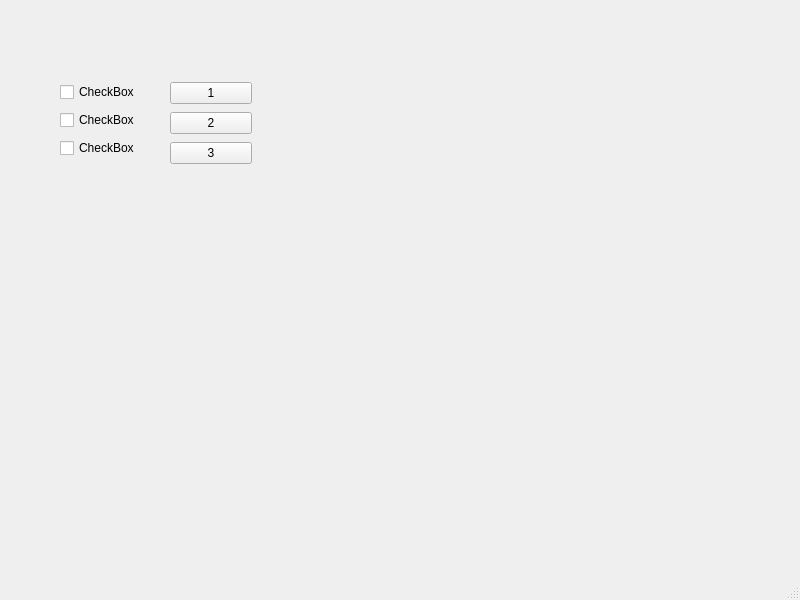
<?xml version="1.0" encoding="UTF-8"?>
<ui version="4.0">
 <class>MainWindow</class>
 <widget class="QMainWindow" name="MainWindow">
  <property name="geometry">
   <rect>
    <x>0</x>
    <y>0</y>
    <width>800</width>
    <height>600</height>
   </rect>
  </property>
  <property name="windowTitle">
   <string>MainWindow</string>
  </property>
  <widget class="QWidget" name="centralwidget">
   <widget class="QWidget" name="">
    <property name="geometry">
     <rect>
      <x>60</x>
      <y>80</y>
      <width>84</width>
      <height>83</height>
     </rect>
    </property>
    <layout class="QVBoxLayout" name="verticalLayout">
     <item>
      <widget class="QCheckBox" name="checkBox">
       <property name="text">
        <string>CheckBox</string>
       </property>
      </widget>
     </item>
     <item>
      <widget class="QCheckBox" name="checkBox_2">
       <property name="text">
        <string>CheckBox</string>
       </property>
      </widget>
     </item>
     <item>
      <widget class="QCheckBox" name="checkBox_3">
       <property name="text">
        <string>CheckBox</string>
       </property>
      </widget>
     </item>
    </layout>
   </widget>
   <widget class="QWidget" name="">
    <property name="geometry">
     <rect>
      <x>170</x>
      <y>80</y>
      <width>82</width>
      <height>89</height>
     </rect>
    </property>
    <layout class="QVBoxLayout" name="verticalLayout_2">
     <item>
      <widget class="QPushButton" name="pushButton">
       <property name="text">
        <string>1</string>
       </property>
      </widget>
     </item>
     <item>
      <widget class="QPushButton" name="pushButton_2">
       <property name="text">
        <string>2</string>
       </property>
      </widget>
     </item>
     <item>
      <widget class="QPushButton" name="pushButton_3">
       <property name="text">
        <string>3</string>
       </property>
      </widget>
     </item>
    </layout>
   </widget>
  </widget>
  <widget class="QMenuBar" name="menubar">
   <property name="geometry">
    <rect>
     <x>0</x>
     <y>0</y>
     <width>800</width>
     <height>22</height>
    </rect>
   </property>
  </widget>
  <widget class="QStatusBar" name="statusbar"/>
 </widget>
 <resources/>
 <connections/>
</ui>
